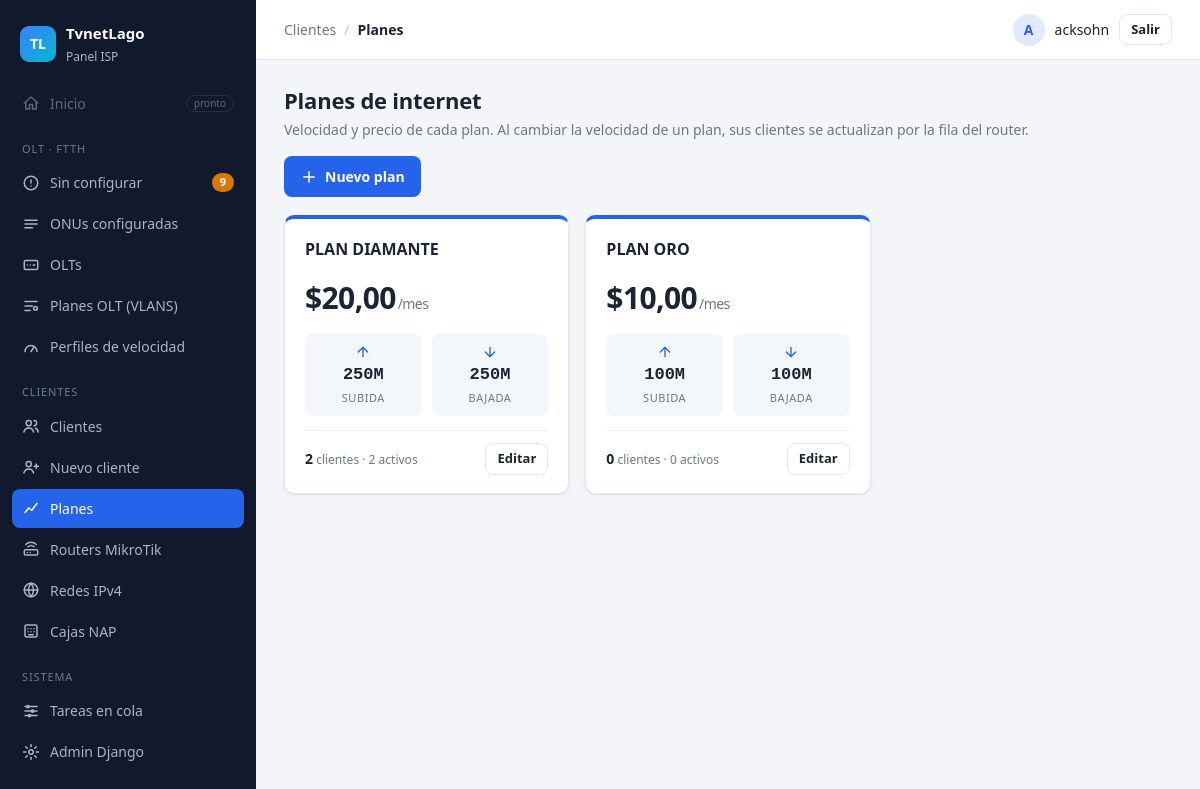
The app's page /planes/ (signed in) with its own data.
### Aplicaciones/ServerMikro/models.py (models this page shows, shortened)
class Plan(models.Model):
    nombre = models.CharField(max_length=60, unique=True)          # ej. "Plan 20 Megas"
    subida = models.CharField(max_length=10, help_text="Ej. 10M, 512k")
    bajada = models.CharField(max_length=10, help_text="Ej. 20M")
    precio = models.DecimalField(max_digits=8, decimal_places=2, default=0)
    descripcion = models.CharField(max_length=200, blank=True)
    activo = models.BooleanField(default=True, help_text="Los planes inactivos no salen al crear clientes")
    class Meta:
        ordering = ["precio", "nombre"]
    @property
    def velocidad(self):
        return f"{self.subida}/{self.bajada}"

### Aplicaciones/ServerMikro/views.py (the view)
# urls.py: path("planes/", views.planes, name="planes"),
@login_required
def planes(request):
    lista = Plan.objects.annotate(
        total=Count("clientes"),
        activos=Count("clientes", filter=Q(clientes__estado="activo")),
    )
    for p in lista:
        p.desfasados = p.clientes.exclude(velocidad=p.velocidad).exclude(estado="pendiente").count()
    return render(request, "planes/lista.html", {
        "planes": lista,
        "sin_plan": Cliente.objects.filter(plan__isnull=True).count(),
    })

### Aplicaciones/ServerOLT/context_processors.py (called while the page is built)
def menu(request):
    if not request.user.is_authenticated:
        return {}
    return {"menu_pendientes": ONU.objects.filter(estado="sin_autorizar").count()}

### Aplicaciones/ServerMikro/templates/planes/lista.html (shortened to what this page needs)
{% extends "panel/base.html" %}
{% block migas %}<span>Clientes</span><span class="sep">/</span><strong>Planes</strong>{% endblock %}
{% block contenido %}
<div class="cabecera">
  <div>
    <h1>Planes de internet</h1>
    <p class="sub">Velocidad y precio de cada plan. Al cambiar la velocidad de un plan, sus clientes se actualizan por la fila del router.</p>
  </div>
  {% if perms.ServerMikro.add_plan %}
  <a class="btn btn-primario" href="{% url 'clientes:plan_nuevo' %}">
    <svg viewBox="0 0 24 24"><path d="M12 5v14M5 12h14"/></svg>
    Nuevo plan
  </a>
  {% endif %}
</div>
<div id="planes" data-vivo>
{% if planes %}
<div class="planes">
  {% for p in planes %}
  <div class="plan {% if not p.activo %}plan-inactivo{% endif %}">
    <div class="plan-cabeza">
      <div>
        <div class="plan-nombre">{{ p.nombre }}</div>
      </div>
    </div>
    <div class="plan-precio">${{ p.precio|floatformat:2 }}<small>/mes</small></div>
    <div class="plan-velocidad">
      <div><svg viewBox="0 0 24 24"><path d="M12 19V5M5 12l7-7 7 7"/></svg><strong class="mono">{{ p.subida }}</strong><span>subida</span></div>
      <div><svg viewBox="0 0 24 24"><path d="M12 5v14M5 12l7 7 7-7"/></svg><strong class="mono">{{ p.bajada }}</strong><span>bajada</span></div>
    </div>
    <div class="plan-pie">
      <span class="tenue chico">
        <strong class="plan-num">{{ p.total }}</strong> cliente{{ p.total|pluralize }} · {{ p.activos }} activo{{ p.activos|pluralize }}
      </span>
      {% if perms.ServerMikro.change_plan %}<a class="btn btn-fantasma btn-sm" href="{% url 'clientes:plan_editar' p.pk %}">Editar</a>{% endif %}
    </div>
  </div>
  {% endfor %}
</div>
{% endif %}
</div>
{% endblock %}

### templates/panel/base.html (shortened to what this page needs)
{% load static %}<!DOCTYPE html>
<html lang="es">
<head>
  <link rel="stylesheet" href="{% static 'vendor/select2/select2.min.css' %}">
  <link rel="stylesheet" href="{% static 'css/panel.css' %}">
</head>
<body>
<div class="app">
  <aside class="sidebar" id="sidebar">
    <div class="marca">
      <span class="marca-logo">TL</span>
      <div><strong>TvnetLago</strong><small>Panel ISP</small></div>
    </div>
    {% with ruta=request.resolver_match.view_name %}
    <nav>
      <a class="item deshabilitado" title="Próximamente">
        <svg viewBox="0 0 24 24"><path d="M3 12l9-8 9 8M5 10v10h5v-6h4v6h5V10"/></svg>
        Inicio <span class="pronto">pronto</span>
      </a>
      <p class="seccion">OLT · FTTH</p>
      <a class="item {% if ruta == 'olt:sin_configurar' or ruta == 'olt:autorizar' %}activo{% endif %}"
         href="{% url 'olt:sin_configurar' %}">
        <svg viewBox="0 0 24 24"><circle cx="12" cy="12" r="9"/><path d="M12 8v4M12 16h.01"/></svg>
        Sin configurar
        <span id="menu-pendientes" data-vivo class="contador-caja">{% if menu_pendientes %}<span class="contador">{{ menu_pendientes }}</span>{% endif %}</span>
      </a>
      <a class="item {% if ruta == 'olt:configuradas' or ruta == 'olt:detalle_onu' %}activo{% endif %}" href="{% url 'olt:configuradas' %}">
        <svg viewBox="0 0 24 24"><path d="M4 7h16M4 12h16M4 17h10"/></svg>
        ONUs configuradas
      </a>
      <a class="item {% if ruta == 'olt:olts' or ruta == 'olt:detalle_olt' or ruta == 'olt:olt_nueva' or ruta == 'olt:olt_editar' %}activo{% endif %}" href="{% url 'olt:olts' %}">
        <svg viewBox="0 0 24 24"><rect x="3" y="6" width="18" height="12" rx="2"/><path d="M7 12h.01M11 12h.01M15 12h2"/></svg>
        OLTs
      </a>
      <a class="item {% if ruta == 'olt:planes_olt' or ruta == 'olt:plan_olt_nuevo' or ruta == 'olt:plan_olt_editar' %}activo{% endif %}" href="{% url 'olt:planes_olt' %}">
        <svg viewBox="0 0 24 24"><path d="M4 6h16M4 12h10M4 18h7"/><circle cx="18" cy="15" r="2.5"/></svg>
        Planes OLT (VLANS)
      </a>
      <a class="item {% if ruta == 'olt:velocidades' or ruta == 'olt:velocidad_nueva' or ruta == 'olt:velocidad_editar' %}activo{% endif %}" href="{% url 'olt:velocidades' %}">
        <svg viewBox="0 0 24 24"><path d="M4 18a8 8 0 1 1 16 0"/><path d="M12 18l4-6"/></svg>
        Perfiles de velocidad
      </a>
      <p class="seccion">Clientes</p>
      <a class="item {% if request.resolver_match.namespace == 'clientes' and ruta != 'clientes:nuevo' and 'plan' not in ruta and 'router' not in ruta %}activo{% endif %}" href="{% url 'clientes:lista' %}">
        <svg viewBox="0 0 24 24"><circle cx="9" cy="8" r="3.5"/><path d="M2.5 20c.8-3.5 3.3-5.5 6.5-5.5s5.7 2 6.5 5.5M16 4.5a3.5 3.5 0 010 7M18 14.6c1.9.7 3 2.6 3.5 5.4"/></svg>
        Clientes
      </a>
      {% if perms.ServerMikro.add_cliente %}
      <a class="item {% if ruta == 'clientes:nuevo' %}activo{% endif %}" href="{% url 'clientes:nuevo' %}">
        <svg viewBox="0 0 24 24"><circle cx="9" cy="8" r="3.5"/><path d="M2.5 20c.8-3.5 3.3-5.5 6.5-5.5s5.7 2 6.5 5.5M19 8v6M16 11h6"/></svg>
        Nuevo cliente
      </a>
      {% endif %}
      <a class="item {% if ruta == 'clientes:planes' or ruta == 'clientes:plan_nuevo' or ruta == 'clientes:plan_editar' %}activo{% endif %}" href="{% url 'clientes:planes' %}">
        <svg viewBox="0 0 24 24"><path d="M4 18l5-6 4 3 7-9"/></svg>
        Planes
      </a>
      <a class="item {% if 'router' in ruta %}activo{% endif %}" href="{% url 'clientes:routers' %}">
        <svg viewBox="0 0 24 24"><rect x="3" y="13" width="18" height="7" rx="2"/><path d="M7 16.5h.01M11 16.5h.01M8 9a6 6 0 018 0M5 6a10 10 0 0114 0"/></svg>
        Routers MikroTik
      </a>
      <a class="item {% if ruta == 'clientes:redes' or 'clientes:red_' in ruta %}activo{% endif %}" href="{% url 'clientes:redes' %}">
        <svg viewBox="0 0 24 24"><circle cx="12" cy="12" r="9"/><path d="M3 12h18M12 3a14 14 0 010 18M12 3a14 14 0 000 18"/></svg>
        Redes IPv4
      </a>
      <a class="item {% if 'clientes:nap' in ruta %}activo{% endif %}" href="{% url 'clientes:naps' %}">
        <svg viewBox="0 0 24 24"><rect x="4" y="4" width="16" height="16" rx="2"/><path d="M8 9h.01M12 9h.01M16 9h.01M8 13h.01M12 13h.01M16 13h.01M9 17h6"/></svg>
        Cajas NAP
      </a>
      <p class="seccion">Sistema</p>
      <a class="item {% if ruta == 'tareas:lista' %}activo{% endif %}" href="{% url 'tareas:lista' %}">
        <svg viewBox="0 0 24 24"><path d="M4 6h16M4 12h16M4 18h16"/><circle cx="8" cy="6" r="1.5"/><circle cx="14" cy="12" r="1.5"/><circle cx="10" cy="18" r="1.5"/></svg>
        Tareas en cola
      </a>
      {% if user.is_staff %}
      <a class="item" href="{% url 'admin:index' %}">
        <svg viewBox="0 0 24 24"><circle cx="12" cy="12" r="3"/><path d="M12 2v3M12 19v3M2 12h3M19 12h3M4.9 4.9L7 7M17 17l2.1 2.1M4.9 19.1L7 17M17 7l2.1-2.1"/></svg>
        Admin Django
      </a>
      {% endif %}
    </nav>
    {% endwith %}
  </aside>
  <div class="principal">
    <header class="topbar">
      <div class="migas">{% block migas %}{% endblock %}</div>
      {% if user.is_authenticated %}
      <form method="post" action="{% url 'logout' %}" class="usuario">
        <span class="avatar">{{ user.username|slice:":1"|upper }}</span>
        <span class="usuario-nombre">{{ user.username }}</span>
        <button type="submit" class="btn btn-fantasma btn-sm">Salir</button>
      </form>
      {% endif %}
    </header>
    <main class="contenido">
      {% block contenido %}{% endblock %}
    </main>
  </div>
</div>
</body>
</html>

### records on screen
Plan: nombre "PLAN DIAMANTE", precio "20,00", subida "250M", bajada "250M", total "2", activos "2"
Plan: nombre "PLAN ORO", precio "10,00", subida "100M", bajada "100M", total "0", activos "0"

### other values on screen
{{ menu_pendientes }} "9"
{{ user.username|slice:":1"|upper }} "A"
{{ user.username }} "acksohn"
